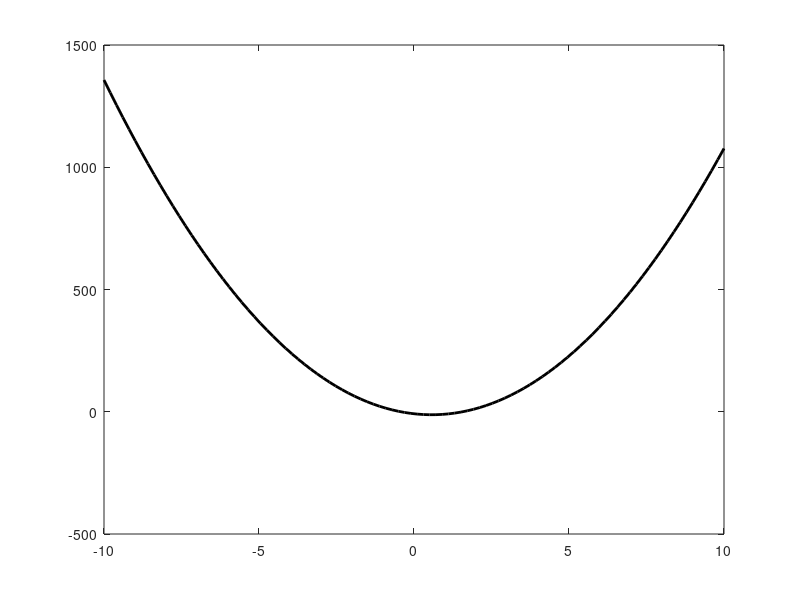

Write MATLAB code to recreate this figure.
clc;
clearvars;
close all

d1=[-5, 18]; t1=d1(1); y1=d1(2);
d2=[ 0, -12]; t2=d2(1); y2=d2(2);
d3=[ 2, -10]; t3=d3(1); y3=d3(2);
d=[d1; d2; d3];
A=[1 t1 t1^2; 1 t2 t2^2; 1 t3 t3^2];
y=[y1; y2; y3];
x=A\y

data_points=[-5 18; 0 -12; 2 -10];
data_t=data_points(:,1);
data_y=data_points(:,2);
n=length(data_t);
c=(min(data_t)+max(data_t))/2;
d=(max(data_t)-min(data_t))/2;
data_t=(data_t-c)/d;
mat_A=[ones(n,1) data_t data_t.^2];
coef_x=mat_A\data_y;
plot_t=linspace(-10,10);
intp_p=coef_x(1)+coef_x(2)*plot_t+coef_x(3)*plot_t.^2;

figure;
plot(plot_t,intp_p,'k-','LineWidth',2);
